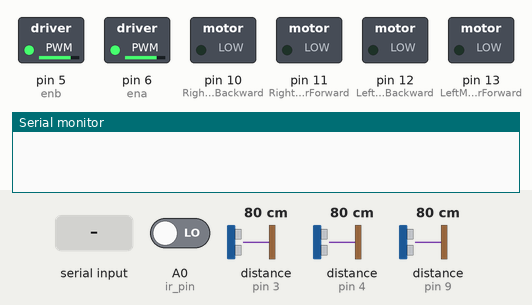
Bench run of a sketch on a simulated Arduino Uno, built with avr-gcc and run on an emulated ATmega328P. Shown: switched loads named in the sketch (green lamp = pin HIGH), the last lines printed to the serial monitor. Dashed ring = blinking. The inputs (shaded band) are chosen by the test bench; at power-on: distance to the obstacle (sensors on pin 4, pin 3, pin 9) 80 cm, A0 (ir_pin) LOW. The echo pulse lasts 58.3 µs per cm.

Above: at 1.9 s.
2.0 s: "A" received over Serial
At 2.5 s:
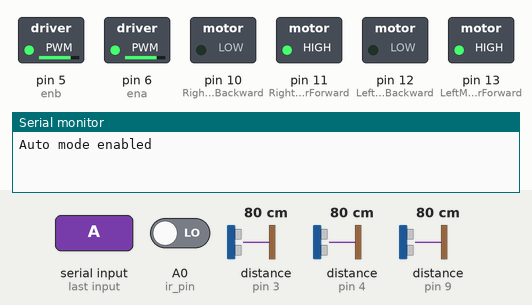
3.5 s: distance to the obstacle (sensor on pin 4) set to 12 cm
5.0 s: distance to the obstacle (sensor on pin 4) set to 9 cm
At 5.43 s:
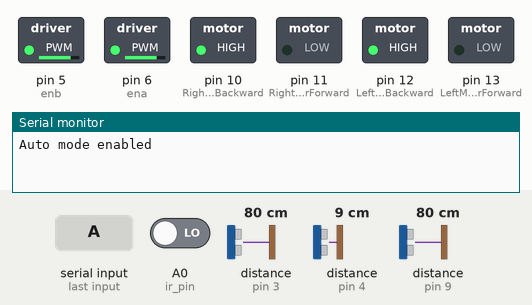
8.0 s: distance to the obstacle (sensor on pin 4) set to 18 cm
At 9.2 s:
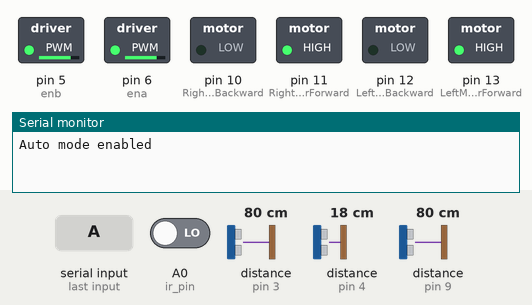
9.5 s: distance to the obstacle (sensor on pin 4) set to 2 cm
At 10.36 s:
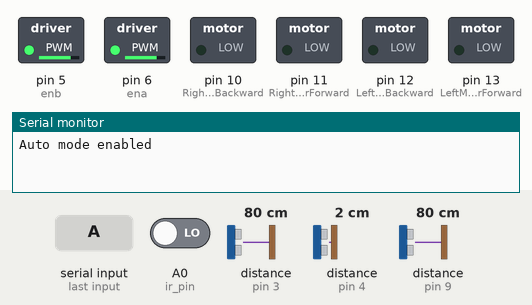
12.5 s: "M" received over Serial
At 12.5 s:
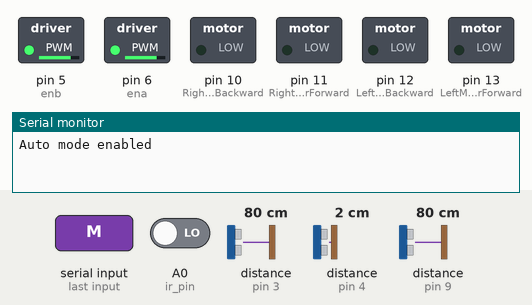
Timing chart, 0 to 15.0 s (numbered marks = the images above; inputs shaded):
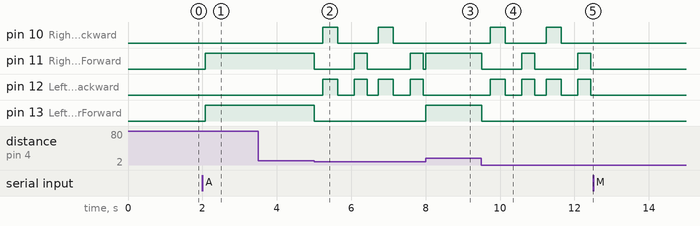

The sketch:

arduino.ino
```cpp
#include <NewPing.h>        // Thư viện cảm biến siêu âm

// Định nghĩa chân L298N
const int LeftMotorForward = 13;
const int LeftMotorBackward = 12;
const int RightMotorForward = 11;
const int RightMotorBackward = 10;
const int ena = 6;
const int enb = 5;

// Định nghĩa chân cảm biến siêu âm SR04
#define trig_pin_left 2
#define echo_pin_left 3
#define trig_pin_front 7
#define echo_pin_front 4
#define trig_pin_right 8
#define echo_pin_right 9

// Cảm biến hồng ngoại LM393
#define ir_pin A0

#define maximum_distance 200
boolean goesForward = false;
int distance = 100;
bool autoMode = false; // Mặc định chế độ thủ công

// ===== STUCK DETECTION =====
// Loại 1: Kẹt trong không gian chật (tránh vật cản liên tục)
unsigned long stuckSpaceWindowStart = 0;
int avoidanceCount = 0;
const int STUCK_SPACE_THRESHOLD = 20;      // ≥20 lần tránh trong 30s = kẹt
const unsigned long STUCK_SPACE_WINDOW = 30000; // 30 giây

// Loại 2: Không nhận được cảm biến nào trong 30s
unsigned long lastValidSensorTime = 0;
const unsigned long STUCK_NO_SENSOR_TIMEOUT = 30000; // 30 giây

bool stuckAlertSent = false; // Chỉ gửi 1 lần cho đến khi hết kẹt
unsigned long lastStuckAlertTime = 0;
const unsigned long STUCK_ALERT_COOLDOWN = 15000; // 15s cooldown giữa 2 lần báo

NewPing sonarLeft(trig_pin_left, echo_pin_left, maximum_distance);
NewPing sonarFront(trig_pin_front, echo_pin_front, maximum_distance);
NewPing sonarRight(trig_pin_right, echo_pin_right, maximum_distance);

void setup() {
  Serial.begin(115200); // UART với ESP32
  pinMode(RightMotorForward, OUTPUT);
  pinMode(LeftMotorForward, OUTPUT);
  pinMode(LeftMotorBackward, OUTPUT);
  pinMode(RightMotorBackward, OUTPUT);
  pinMode(ena, OUTPUT);
  pinMode(enb, OUTPUT);
  pinMode(ir_pin, INPUT);

  // Khởi tạo khoảng cách ban đầu
  for (int i = 0; i < 4; i++) {
    distance = readFront();
    delay(100);
  }

  // Thiết lập tốc độ động cơ
  analogWrite(ena, 200);
  analogWrite(enb, 200);
}

void loop() {
  // Đọc lệnh UART từ ESP32
  static char cmdBuffer[10];
  static int cmdIndex = 0;
  while (Serial.available() > 0 && cmdIndex < sizeof(cmdBuffer) - 1) {
    char c = Serial.read();
    if (c == 'F' || c == 'B' || c == 'L' || c == 'R' || c == 'S' || c == 'A' || c == 'M') {
      cmdBuffer[cmdIndex++] = c;
      cmdBuffer[cmdIndex] = '\0';
      handleCommand(cmdBuffer[0]);
      cmdIndex = 0;
    }
    delay(1);
  }

  // Chế độ tự động
  if (autoMode) {
    static unsigned long lastActionTime = 0;
    static int autoState = 0; // 0=quét, 1=dừng, 2=lùi, 3=chọn hướng, 4=rẽ
    unsigned long currentTime = millis();

    // ===== STUCK DETECTION =====
    // Reset cửa sổ đếm avoidance mỗi 30s
    if (currentTime - stuckSpaceWindowStart > STUCK_SPACE_WINDOW) {
      avoidanceCount = 0;
      stuckSpaceWindowStart = currentTime;
    }

    // Kiểm tra kẹt loại 2: không nhận cảm biến nào trong 30s
    checkStuckNoSensor(currentTime);

    if (autoState == 0) {
      // State 0: Quét cảm biến - chỉ kiểm tra khi không đang tránh vật cản
      int irState = digitalRead(ir_pin);
      if (irState == HIGH) {
        // Phát hiện hố → bắt đầu chuỗi tránh
        moveStop();
        autoState = 1;
        lastActionTime = currentTime;
        avoidanceCount++;
        checkStuckSpace(currentTime);
      } else {
        distance = readFront();
        if (distance <= 10) {
          // Phát hiện vật cản → bắt đầu chuỗi tránh
          moveStop();
          autoState = 1;
          lastActionTime = currentTime;
          avoidanceCount++;
          checkStuckSpace(currentTime);
        } else {
          // An toàn → đi thẳng
          moveForward();
        }
      }
    } else if (autoState == 1 && currentTime - lastActionTime >= 300) {
      moveBackward();
      autoState = 2;
      lastActionTime = currentTime;
    } else if (autoState == 2 && currentTime - lastActionTime >= 400) {
      moveStop();
      autoState = 3;
      lastActionTime = currentTime;
    } else if (autoState == 3 && currentTime - lastActionTime >= 300) {
      int distanceRight = readRight();
      int distanceLeft = readLeft();
      if (distanceRight >= distanceLeft) {
        turnRight();
      } else {
        turnLeft();
      }
      autoState = 4;
      lastActionTime = currentTime;
    } else if (autoState == 4 && currentTime - lastActionTime >= 500) {
      moveStop();
      autoState = 0;
      // Nếu đã thoát kẹt (ít avoidance) → cho phép báo lại
      if (avoidanceCount < STUCK_SPACE_THRESHOLD) {
        stuckAlertSent = false;
      }
    }
  }
}

void handleCommand(char cmd) {
  switch (cmd) {
    case 'A':
      if (!autoMode) {  // Chỉ xử lý nếu chưa ở chế độ tự động
        autoMode = true;
        moveStop();
        resetStuckDetection();
        Serial.println("Auto mode enabled");
      }
      break;
    case 'M':
      if (autoMode) {  // Chỉ xử lý nếu chưa ở chế độ thủ công
        autoMode = false;
        moveStop();
        resetStuckDetection();
        Serial.println("Manual mode enabled");
      }
      break;
    default:
      if (!autoMode) {
        switch (cmd) {
          case 'F': moveForward(); break;
          case 'B': moveBackward(); break;
          case 'L': turnLeft(); break;
          case 'R': turnRight(); break;
          case 'S': moveStop(); break;
        }
      }
      break;
  }
}

int readRight() {
  delay(70);
  int cm = sonarRight.ping_cm();
  if (cm != 0) {
    lastValidSensorTime = millis();
  } else {
    cm = maximum_distance;
  }
  return cm;
}

int readLeft() {
  delay(70);
  int cm = sonarLeft.ping_cm();
  if (cm != 0) {
    lastValidSensorTime = millis();
  } else {
    cm = maximum_distance;
  }
  return cm;
}

int readFront() {
  delay(70);
  int cm = sonarFront.ping_cm();
  if (cm != 0) {
    lastValidSensorTime = millis();
  } else {
    cm = maximum_distance;
  }
  return cm;
}

void moveStop() {
  digitalWrite(RightMotorForward, LOW);
  digitalWrite(LeftMotorForward, LOW);
  digitalWrite(RightMotorBackward, LOW);
  digitalWrite(LeftMotorBackward, LOW);
  goesForward = false;
}

void moveForward() {
  analogWrite(ena, 200);
  analogWrite(enb, 200);
  digitalWrite(LeftMotorForward, HIGH);
  digitalWrite(RightMotorForward, HIGH);
  digitalWrite(LeftMotorBackward, LOW);
  digitalWrite(RightMotorBackward, LOW);
  goesForward = true;
}

void moveBackward() {
  analogWrite(ena, 200);
  analogWrite(enb, 200);
  digitalWrite(LeftMotorBackward, HIGH);
  digitalWrite(RightMotorBackward, HIGH);
  digitalWrite(LeftMotorForward, LOW);
  digitalWrite(RightMotorForward, LOW);
  goesForward = false;
}

void turnRight() {
  analogWrite(ena, 200);
  analogWrite(enb, 200);
  digitalWrite(LeftMotorBackward, HIGH);
  digitalWrite(RightMotorForward, HIGH);
  digitalWrite(LeftMotorForward, LOW);
  digitalWrite(RightMotorBackward, LOW);
}

void turnLeft() {
  analogWrite(ena, 200);
  analogWrite(enb, 200);
  digitalWrite(LeftMotorForward, HIGH);
  digitalWrite(RightMotorBackward, HIGH);
  digitalWrite(LeftMotorBackward, LOW);
  digitalWrite(RightMotorForward, LOW);
}

// ===== STUCK DETECTION FUNCTIONS =====

// Loại 1: Kiểm tra kẹt trong không gian chật
void checkStuckSpace(unsigned long currentTime) {
  if (avoidanceCount >= STUCK_SPACE_THRESHOLD && !stuckAlertSent
      && (currentTime - lastStuckAlertTime > STUCK_ALERT_COOLDOWN)) {
    Serial.println("STUCK:1");
    stuckAlertSent = true;
    lastStuckAlertTime = currentTime;
  }
}

// Loại 2: Kiểm tra không nhận cảm biến nào trong 30s
void checkStuckNoSensor(unsigned long currentTime) {
  if (lastValidSensorTime > 0
      && currentTime - lastValidSensorTime > STUCK_NO_SENSOR_TIMEOUT
      && !stuckAlertSent
      && (currentTime - lastStuckAlertTime > STUCK_ALERT_COOLDOWN)) {
    Serial.println("STUCK:2");
    stuckAlertSent = true;
    lastStuckAlertTime = currentTime;
  }
}

// Reset stuck detection (khi chuyển mode)
void resetStuckDetection() {
  avoidanceCount = 0;
  stuckSpaceWindowStart = millis();
  lastValidSensorTime = millis();
  stuckAlertSent = false;
}
```

Measured:
- the behaviour switches between 11 and 10 cm on distance to the obstacle (sensor on pin 4) (found by bisection; images 1 and 2)
- after the input at 2.0 s, pin 11 (RightMotorForward), pin 13 (LeftMotorForward): LOW → HIGH after 0.08 s
- after the input at 3.5 s, every drawn part: stays the same
- after the input at 5.0 s, pin 10 (RightMotorBackward): alternates HIGH for 0.40 s and LOW for 1.1 s, starting after 0.23 s; pin 11 (RightMotorForward): alternates HIGH for 0.35 s and LOW for 1.1 s, starting at once
- after the input at 8.0 s, pin 10 (RightMotorBackward): stays LOW (without the input it goes to HIGH after 0.23 s); pin 12 (LeftMotorBackward): stops changing and stays LOW; pin 13 (LeftMotorForward): LOW → HIGH at once
- after the input at 9.5 s, pin 10 (RightMotorBackward): alternates HIGH for 0.40 s and LOW for 1.1 s, starting after 0.24 s; pin 11 (RightMotorForward): alternates HIGH for 0.35 s and LOW for 1.1 s, starting at once
- after the input at 12.5 s, pin 10 (RightMotorBackward), pin 12 (LeftMotorBackward): stops changing and stays LOW; pin 11 (RightMotorForward): stays LOW (without the input it goes to HIGH after 1.1 s)
